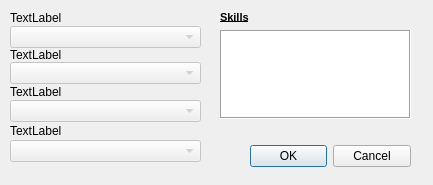
<?xml version="1.0" encoding="UTF-8"?>
<ui version="4.0">
 <class>S1MoreDialog</class>
 <widget class="QDialog" name="S1MoreDialog">
  <property name="windowModality">
   <enum>Qt::ApplicationModal</enum>
  </property>
  <property name="geometry">
   <rect>
    <x>0</x>
    <y>0</y>
    <width>433</width>
    <height>185</height>
   </rect>
  </property>
  <property name="minimumSize">
   <size>
    <width>433</width>
    <height>185</height>
   </size>
  </property>
  <property name="maximumSize">
   <size>
    <width>433</width>
    <height>185</height>
   </size>
  </property>
  <property name="windowTitle">
   <string>Stage 1 More attributes</string>
  </property>
  <widget class="QDialogButtonBox" name="buttonBox">
   <property name="geometry">
    <rect>
     <x>250</x>
     <y>140</y>
     <width>161</width>
     <height>32</height>
    </rect>
   </property>
   <property name="orientation">
    <enum>Qt::Horizontal</enum>
   </property>
   <property name="standardButtons">
    <set>QDialogButtonBox::Cancel|QDialogButtonBox::Ok</set>
   </property>
  </widget>
  <widget class="QComboBox" name="S1AdvDialComBox3">
   <property name="enabled">
    <bool>false</bool>
   </property>
   <property name="geometry">
    <rect>
     <x>10</x>
     <y>100</y>
     <width>191</width>
     <height>22</height>
    </rect>
   </property>
  </widget>
  <widget class="QLabel" name="S1AdvDialLabel3">
   <property name="geometry">
    <rect>
     <x>10</x>
     <y>84</y>
     <width>191</width>
     <height>16</height>
    </rect>
   </property>
   <property name="text">
    <string>TextLabel</string>
   </property>
  </widget>
  <widget class="QLabel" name="S1AdvDialLabel1">
   <property name="geometry">
    <rect>
     <x>10</x>
     <y>10</y>
     <width>191</width>
     <height>16</height>
    </rect>
   </property>
   <property name="text">
    <string>TextLabel</string>
   </property>
  </widget>
  <widget class="QComboBox" name="S1AdvDialComBox4">
   <property name="enabled">
    <bool>false</bool>
   </property>
   <property name="geometry">
    <rect>
     <x>10</x>
     <y>140</y>
     <width>191</width>
     <height>22</height>
    </rect>
   </property>
  </widget>
  <widget class="QLabel" name="S1AdvDialLabel4">
   <property name="geometry">
    <rect>
     <x>10</x>
     <y>123</y>
     <width>191</width>
     <height>16</height>
    </rect>
   </property>
   <property name="text">
    <string>TextLabel</string>
   </property>
  </widget>
  <widget class="QLabel" name="S1AdvDialLabel2">
   <property name="geometry">
    <rect>
     <x>10</x>
     <y>47</y>
     <width>191</width>
     <height>16</height>
    </rect>
   </property>
   <property name="text">
    <string>TextLabel</string>
   </property>
  </widget>
  <widget class="QComboBox" name="S1AdvDialComBox1">
   <property name="enabled">
    <bool>false</bool>
   </property>
   <property name="geometry">
    <rect>
     <x>10</x>
     <y>26</y>
     <width>191</width>
     <height>22</height>
    </rect>
   </property>
  </widget>
  <widget class="QLabel" name="S1AdvDialLabelTable">
   <property name="geometry">
    <rect>
     <x>220</x>
     <y>10</y>
     <width>191</width>
     <height>16</height>
    </rect>
   </property>
   <property name="toolTip">
    <string>&lt;!DOCTYPE HTML PUBLIC &quot;-//W3C//DTD HTML 4.0//EN&quot; &quot;http://www.w3.org/TR/REC-html40/strict.dtd&quot;&gt;
&lt;html&gt;&lt;head&gt;&lt;meta name=&quot;qrichtext&quot; content=&quot;1&quot; /&gt;&lt;style type=&quot;text/css&quot;&gt;
p, li { white-space: pre-wrap; }
&lt;/style&gt;&lt;/head&gt;&lt;body style=&quot; font-family:'MS Shell Dlg 2'; font-size:8.25pt; font-weight:400; font-style:normal;&quot;&gt;
&lt;p style=&quot; margin-top:0px; margin-bottom:0px; margin-left:0px; margin-right:0px; -qt-block-indent:0; text-indent:0px;&quot;&gt;&lt;span style=&quot; font-size:8pt;&quot;&gt;A character’s Skills list represents abilities he has been trained &lt;/span&gt;&lt;/p&gt;
&lt;p style=&quot; margin-top:0px; margin-bottom:0px; margin-left:0px; margin-right:0px; -qt-block-indent:0; text-indent:0px;&quot;&gt;&lt;span style=&quot; font-size:8pt;&quot;&gt;to use eff ectively. In a typical A Time of War role-playing session, &lt;/span&gt;&lt;/p&gt;
&lt;p style=&quot; margin-top:0px; margin-bottom:0px; margin-left:0px; margin-right:0px; -qt-block-indent:0; text-indent:0px;&quot;&gt;&lt;span style=&quot; font-size:8pt;&quot;&gt;characters generally use Skill Action Checks to resolve actions far &lt;/span&gt;&lt;/p&gt;
&lt;p style=&quot; margin-top:0px; margin-bottom:0px; margin-left:0px; margin-right:0px; -qt-block-indent:0; text-indent:0px;&quot;&gt;&lt;span style=&quot; font-size:8pt;&quot;&gt;more often than they use Attributes or Traits.&lt;/span&gt;&lt;/p&gt;&lt;/body&gt;&lt;/html&gt;</string>
   </property>
   <property name="whatsThis">
    <string>&lt;!DOCTYPE HTML PUBLIC &quot;-//W3C//DTD HTML 4.0//EN&quot; &quot;http://www.w3.org/TR/REC-html40/strict.dtd&quot;&gt;
&lt;html&gt;&lt;head&gt;&lt;meta name=&quot;qrichtext&quot; content=&quot;1&quot; /&gt;&lt;style type=&quot;text/css&quot;&gt;
p, li { white-space: pre-wrap; }
&lt;/style&gt;&lt;/head&gt;&lt;body style=&quot; font-family:'MS Shell Dlg 2'; font-size:8.25pt; font-weight:400; font-style:normal;&quot;&gt;
&lt;p style=&quot; margin-top:0px; margin-bottom:0px; margin-left:0px; margin-right:0px; -qt-block-indent:0; text-indent:0px;&quot;&gt;&lt;span style=&quot; font-size:8pt;&quot;&gt;A character’s Skills list represents abilities &lt;/span&gt;&lt;/p&gt;
&lt;p style=&quot; margin-top:0px; margin-bottom:0px; margin-left:0px; margin-right:0px; -qt-block-indent:0; text-indent:0px;&quot;&gt;&lt;span style=&quot; font-size:8pt;&quot;&gt;he has been trained to use eff ectively. &lt;/span&gt;&lt;/p&gt;
&lt;p style=&quot; margin-top:0px; margin-bottom:0px; margin-left:0px; margin-right:0px; -qt-block-indent:0; text-indent:0px;&quot;&gt;&lt;span style=&quot; font-size:8pt;&quot;&gt;In a typical A Time of War role-playing &lt;/span&gt;&lt;/p&gt;
&lt;p style=&quot; margin-top:0px; margin-bottom:0px; margin-left:0px; margin-right:0px; -qt-block-indent:0; text-indent:0px;&quot;&gt;&lt;span style=&quot; font-size:8pt;&quot;&gt;session, characters generally use Skill Action &lt;/span&gt;&lt;/p&gt;
&lt;p style=&quot; margin-top:0px; margin-bottom:0px; margin-left:0px; margin-right:0px; -qt-block-indent:0; text-indent:0px;&quot;&gt;&lt;span style=&quot; font-size:8pt;&quot;&gt;Checks to resolve actions far more often &lt;/span&gt;&lt;/p&gt;
&lt;p style=&quot; margin-top:0px; margin-bottom:0px; margin-left:0px; margin-right:0px; -qt-block-indent:0; text-indent:0px;&quot;&gt;&lt;span style=&quot; font-size:8pt;&quot;&gt;than they use Attributes or Traits.&lt;/span&gt;&lt;/p&gt;&lt;/body&gt;&lt;/html&gt;</string>
   </property>
   <property name="text">
    <string>&lt;!DOCTYPE HTML PUBLIC &quot;-//W3C//DTD HTML 4.0//EN&quot; &quot;http://www.w3.org/TR/REC-html40/strict.dtd&quot;&gt;
&lt;html&gt;&lt;head&gt;&lt;meta name=&quot;qrichtext&quot; content=&quot;1&quot; /&gt;&lt;style type=&quot;text/css&quot;&gt;
p, li { white-space: pre-wrap; }
&lt;/style&gt;&lt;/head&gt;&lt;body style=&quot; font-family:'MS Shell Dlg 2'; font-size:8.25pt; font-weight:400; font-style:normal;&quot;&gt;
&lt;p style=&quot; margin-top:0px; margin-bottom:0px; margin-left:0px; margin-right:0px; -qt-block-indent:0; text-indent:0px;&quot;&gt;&lt;span style=&quot; font-size:8pt; font-weight:600; text-decoration: underline;&quot;&gt;Skills&lt;/span&gt;&lt;/p&gt;&lt;/body&gt;&lt;/html&gt;</string>
   </property>
  </widget>
  <widget class="QTableWidget" name="S1AdvDialogTable">
   <property name="geometry">
    <rect>
     <x>220</x>
     <y>30</y>
     <width>191</width>
     <height>89</height>
    </rect>
   </property>
   <property name="frameShape">
    <enum>QFrame::Box</enum>
   </property>
   <property name="frameShadow">
    <enum>QFrame::Sunken</enum>
   </property>
   <property name="verticalScrollBarPolicy">
    <enum>Qt::ScrollBarAlwaysOff</enum>
   </property>
   <property name="horizontalScrollBarPolicy">
    <enum>Qt::ScrollBarAlwaysOff</enum>
   </property>
   <property name="autoScroll">
    <bool>false</bool>
   </property>
   <property name="editTriggers">
    <set>QAbstractItemView::NoEditTriggers</set>
   </property>
   <property name="tabKeyNavigation">
    <bool>false</bool>
   </property>
   <property name="showDropIndicator" stdset="0">
    <bool>false</bool>
   </property>
   <property name="dragDropOverwriteMode">
    <bool>false</bool>
   </property>
   <property name="selectionMode">
    <enum>QAbstractItemView::NoSelection</enum>
   </property>
   <property name="selectionBehavior">
    <enum>QAbstractItemView::SelectItems</enum>
   </property>
   <property name="showGrid">
    <bool>false</bool>
   </property>
   <property name="gridStyle">
    <enum>Qt::NoPen</enum>
   </property>
   <property name="wordWrap">
    <bool>false</bool>
   </property>
   <property name="cornerButtonEnabled">
    <bool>false</bool>
   </property>
   <property name="rowCount">
    <number>4</number>
   </property>
   <property name="columnCount">
    <number>2</number>
   </property>
   <attribute name="horizontalHeaderVisible">
    <bool>false</bool>
   </attribute>
   <attribute name="horizontalHeaderDefaultSectionSize">
    <number>161</number>
   </attribute>
   <attribute name="horizontalHeaderHighlightSections">
    <bool>true</bool>
   </attribute>
   <attribute name="horizontalHeaderMinimumSectionSize">
    <number>25</number>
   </attribute>
   <attribute name="verticalHeaderVisible">
    <bool>false</bool>
   </attribute>
   <attribute name="verticalHeaderDefaultSectionSize">
    <number>22</number>
   </attribute>
   <attribute name="verticalHeaderHighlightSections">
    <bool>false</bool>
   </attribute>
   <attribute name="verticalHeaderMinimumSectionSize">
    <number>29</number>
   </attribute>
   <row/>
   <row/>
   <row/>
   <row/>
   <column/>
   <column/>
   <item row="0" column="0">
    <property name="text">
     <string/>
    </property>
   </item>
   <item row="0" column="1">
    <property name="text">
     <string/>
    </property>
   </item>
  </widget>
  <widget class="QComboBox" name="S1AdvDialComBox2">
   <property name="enabled">
    <bool>false</bool>
   </property>
   <property name="geometry">
    <rect>
     <x>10</x>
     <y>62</y>
     <width>191</width>
     <height>22</height>
    </rect>
   </property>
  </widget>
 </widget>
 <resources/>
 <connections>
  <connection>
   <sender>buttonBox</sender>
   <signal>accepted()</signal>
   <receiver>S1MoreDialog</receiver>
   <slot>accept()</slot>
   <hints>
    <hint type="sourcelabel">
     <x>248</x>
     <y>254</y>
    </hint>
    <hint type="destinationlabel">
     <x>157</x>
     <y>274</y>
    </hint>
   </hints>
  </connection>
  <connection>
   <sender>buttonBox</sender>
   <signal>rejected()</signal>
   <receiver>S1MoreDialog</receiver>
   <slot>reject()</slot>
   <hints>
    <hint type="sourcelabel">
     <x>316</x>
     <y>260</y>
    </hint>
    <hint type="destinationlabel">
     <x>286</x>
     <y>274</y>
    </hint>
   </hints>
  </connection>
 </connections>
</ui>
